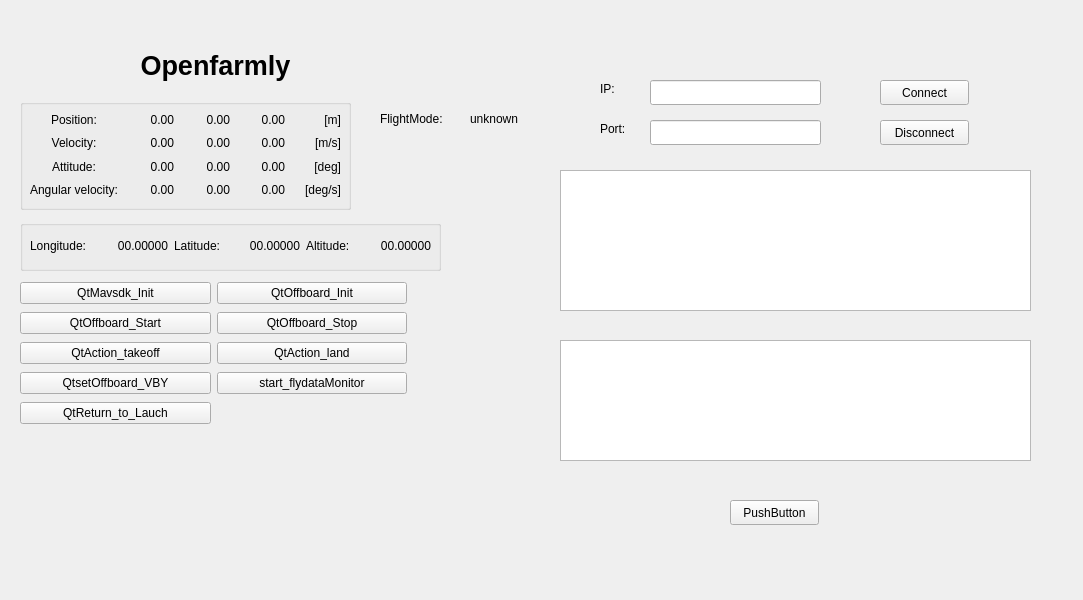
<?xml version="1.0" encoding="UTF-8"?>
<ui version="4.0">
 <class>Widget</class>
 <widget class="QWidget" name="Widget">
  <property name="geometry">
   <rect>
    <x>0</x>
    <y>0</y>
    <width>1083</width>
    <height>600</height>
   </rect>
  </property>
  <property name="windowTitle">
   <string>Widget</string>
  </property>
  <widget class="QPushButton" name="pushButton_Connect">
   <property name="geometry">
    <rect>
     <x>880</x>
     <y>80</y>
     <width>89</width>
     <height>25</height>
    </rect>
   </property>
   <property name="text">
    <string>Connect</string>
   </property>
  </widget>
  <widget class="QPushButton" name="pushButton_Disconnect">
   <property name="geometry">
    <rect>
     <x>880</x>
     <y>120</y>
     <width>89</width>
     <height>25</height>
    </rect>
   </property>
   <property name="text">
    <string>Disconnect</string>
   </property>
  </widget>
  <widget class="QPushButton" name="pushButton_Send">
   <property name="geometry">
    <rect>
     <x>730</x>
     <y>500</y>
     <width>89</width>
     <height>25</height>
    </rect>
   </property>
   <property name="text">
    <string>PushButton</string>
   </property>
  </widget>
  <widget class="QTextEdit" name="textEdit_SendMessage">
   <property name="geometry">
    <rect>
     <x>560</x>
     <y>340</y>
     <width>471</width>
     <height>121</height>
    </rect>
   </property>
  </widget>
  <widget class="QLabel" name="label">
   <property name="geometry">
    <rect>
     <x>600</x>
     <y>80</y>
     <width>67</width>
     <height>17</height>
    </rect>
   </property>
   <property name="text">
    <string>IP:</string>
   </property>
  </widget>
  <widget class="QLabel" name="label_2">
   <property name="geometry">
    <rect>
     <x>600</x>
     <y>120</y>
     <width>67</width>
     <height>17</height>
    </rect>
   </property>
   <property name="text">
    <string>Port:</string>
   </property>
  </widget>
  <widget class="QLineEdit" name="lineEdit_IP">
   <property name="geometry">
    <rect>
     <x>650</x>
     <y>80</y>
     <width>171</width>
     <height>25</height>
    </rect>
   </property>
  </widget>
  <widget class="QLineEdit" name="lineEdit_Port">
   <property name="geometry">
    <rect>
     <x>650</x>
     <y>120</y>
     <width>171</width>
     <height>25</height>
    </rect>
   </property>
  </widget>
  <widget class="QTextEdit" name="textEdit_Historymessage">
   <property name="geometry">
    <rect>
     <x>560</x>
     <y>170</y>
     <width>471</width>
     <height>141</height>
    </rect>
   </property>
  </widget>
  <widget class="QWidget" name="layoutWidget">
   <property name="geometry">
    <rect>
     <x>20</x>
     <y>280</y>
     <width>387</width>
     <height>151</height>
    </rect>
   </property>
   <layout class="QGridLayout" name="gridLayout_3">
    <item row="6" column="0">
     <widget class="QPushButton" name="QtsetOffboard_VBY">
      <property name="text">
       <string>QtsetOffboard_VBY</string>
      </property>
     </widget>
    </item>
    <item row="6" column="1">
     <widget class="QPushButton" name="start_flydataMonitor">
      <property name="text">
       <string>start_flydataMonitor</string>
      </property>
     </widget>
    </item>
    <item row="4" column="0">
     <widget class="QPushButton" name="QtAction_takeoff">
      <property name="text">
       <string>QtAction_takeoff</string>
      </property>
     </widget>
    </item>
    <item row="0" column="0">
     <widget class="QPushButton" name="QtMavsdk_Init">
      <property name="text">
       <string>QtMavsdk_Init</string>
      </property>
     </widget>
    </item>
    <item row="4" column="1">
     <widget class="QPushButton" name="QtAction_land">
      <property name="text">
       <string>QtAction_land</string>
      </property>
     </widget>
    </item>
    <item row="2" column="1">
     <widget class="QPushButton" name="QtOffboard_Stop">
      <property name="text">
       <string>QtOffboard_Stop</string>
      </property>
     </widget>
    </item>
    <item row="2" column="0">
     <widget class="QPushButton" name="QtOffboard_Start">
      <property name="text">
       <string>QtOffboard_Start</string>
      </property>
     </widget>
    </item>
    <item row="0" column="1">
     <widget class="QPushButton" name="QtOffboard_Init">
      <property name="text">
       <string>QtOffboard_Init</string>
      </property>
     </widget>
    </item>
    <item row="7" column="0">
     <widget class="QPushButton" name="QtsetOffboard_VBY_2">
      <property name="text">
       <string>QtReturn_to_Lauch</string>
      </property>
     </widget>
    </item>
   </layout>
  </widget>
  <widget class="QGroupBox" name="groupBox">
   <property name="geometry">
    <rect>
     <x>20</x>
     <y>99</y>
     <width>331</width>
     <height>111</height>
    </rect>
   </property>
   <property name="title">
    <string/>
   </property>
   <widget class="QWidget" name="gridLayoutWidget">
    <property name="geometry">
     <rect>
      <x>10</x>
      <y>10</y>
      <width>311</width>
      <height>91</height>
     </rect>
    </property>
    <layout class="QGridLayout" name="gridLayout" rowstretch="0,0,0,0" columnstretch="0,0,0,0,0">
     <property name="spacing">
      <number>3</number>
     </property>
     <item row="2" column="0">
      <widget class="QLabel" name="label_attitude">
       <property name="font">
        <font>
         <pointsize>9</pointsize>
        </font>
       </property>
       <property name="layoutDirection">
        <enum>Qt::LeftToRight</enum>
       </property>
       <property name="autoFillBackground">
        <bool>false</bool>
       </property>
       <property name="text">
        <string>Attitude:</string>
       </property>
       <property name="textFormat">
        <enum>Qt::AutoText</enum>
       </property>
       <property name="alignment">
        <set>Qt::AlignCenter</set>
       </property>
       <property name="wordWrap">
        <bool>false</bool>
       </property>
      </widget>
     </item>
     <item row="2" column="3">
      <widget class="QLabel" name="label_attitude_z">
       <property name="font">
        <font>
         <pointsize>9</pointsize>
        </font>
       </property>
       <property name="mouseTracking">
        <bool>false</bool>
       </property>
       <property name="text">
        <string>0.00</string>
       </property>
       <property name="alignment">
        <set>Qt::AlignRight|Qt::AlignTrailing|Qt::AlignVCenter</set>
       </property>
      </widget>
     </item>
     <item row="0" column="4">
      <widget class="QLabel" name="label_position_unit">
       <property name="font">
        <font>
         <pointsize>9</pointsize>
        </font>
       </property>
       <property name="mouseTracking">
        <bool>false</bool>
       </property>
       <property name="text">
        <string>[m]</string>
       </property>
       <property name="alignment">
        <set>Qt::AlignRight|Qt::AlignTrailing|Qt::AlignVCenter</set>
       </property>
      </widget>
     </item>
     <item row="1" column="4">
      <widget class="QLabel" name="label_velocity_unit">
       <property name="font">
        <font>
         <pointsize>9</pointsize>
        </font>
       </property>
       <property name="mouseTracking">
        <bool>false</bool>
       </property>
       <property name="text">
        <string>[m/s]</string>
       </property>
       <property name="alignment">
        <set>Qt::AlignRight|Qt::AlignTrailing|Qt::AlignVCenter</set>
       </property>
      </widget>
     </item>
     <item row="1" column="1">
      <widget class="QLabel" name="label_velocity_x">
       <property name="font">
        <font>
         <pointsize>9</pointsize>
        </font>
       </property>
       <property name="mouseTracking">
        <bool>false</bool>
       </property>
       <property name="text">
        <string>0.00</string>
       </property>
       <property name="alignment">
        <set>Qt::AlignRight|Qt::AlignTrailing|Qt::AlignVCenter</set>
       </property>
      </widget>
     </item>
     <item row="2" column="4">
      <widget class="QLabel" name="label_attitude_unit">
       <property name="font">
        <font>
         <pointsize>9</pointsize>
        </font>
       </property>
       <property name="mouseTracking">
        <bool>false</bool>
       </property>
       <property name="text">
        <string>[deg]</string>
       </property>
       <property name="alignment">
        <set>Qt::AlignRight|Qt::AlignTrailing|Qt::AlignVCenter</set>
       </property>
      </widget>
     </item>
     <item row="1" column="0">
      <widget class="QLabel" name="label_velocity">
       <property name="font">
        <font>
         <pointsize>9</pointsize>
        </font>
       </property>
       <property name="layoutDirection">
        <enum>Qt::LeftToRight</enum>
       </property>
       <property name="autoFillBackground">
        <bool>false</bool>
       </property>
       <property name="text">
        <string>Velocity:</string>
       </property>
       <property name="textFormat">
        <enum>Qt::AutoText</enum>
       </property>
       <property name="alignment">
        <set>Qt::AlignCenter</set>
       </property>
       <property name="wordWrap">
        <bool>false</bool>
       </property>
      </widget>
     </item>
     <item row="0" column="0">
      <widget class="QLabel" name="label_position">
       <property name="font">
        <font>
         <pointsize>9</pointsize>
        </font>
       </property>
       <property name="layoutDirection">
        <enum>Qt::LeftToRight</enum>
       </property>
       <property name="autoFillBackground">
        <bool>false</bool>
       </property>
       <property name="text">
        <string>Position:</string>
       </property>
       <property name="textFormat">
        <enum>Qt::AutoText</enum>
       </property>
       <property name="alignment">
        <set>Qt::AlignCenter</set>
       </property>
       <property name="wordWrap">
        <bool>false</bool>
       </property>
      </widget>
     </item>
     <item row="1" column="2">
      <widget class="QLabel" name="label_velocity_y">
       <property name="font">
        <font>
         <pointsize>9</pointsize>
        </font>
       </property>
       <property name="mouseTracking">
        <bool>false</bool>
       </property>
       <property name="text">
        <string>0.00</string>
       </property>
       <property name="alignment">
        <set>Qt::AlignRight|Qt::AlignTrailing|Qt::AlignVCenter</set>
       </property>
      </widget>
     </item>
     <item row="0" column="3">
      <widget class="QLabel" name="label_position_z">
       <property name="font">
        <font>
         <pointsize>9</pointsize>
        </font>
       </property>
       <property name="mouseTracking">
        <bool>false</bool>
       </property>
       <property name="text">
        <string>0.00</string>
       </property>
       <property name="alignment">
        <set>Qt::AlignRight|Qt::AlignTrailing|Qt::AlignVCenter</set>
       </property>
      </widget>
     </item>
     <item row="1" column="3">
      <widget class="QLabel" name="label_velocity_z">
       <property name="font">
        <font>
         <pointsize>9</pointsize>
        </font>
       </property>
       <property name="mouseTracking">
        <bool>false</bool>
       </property>
       <property name="text">
        <string>0.00</string>
       </property>
       <property name="alignment">
        <set>Qt::AlignRight|Qt::AlignTrailing|Qt::AlignVCenter</set>
       </property>
      </widget>
     </item>
     <item row="2" column="2">
      <widget class="QLabel" name="label_attitude_y">
       <property name="font">
        <font>
         <pointsize>9</pointsize>
        </font>
       </property>
       <property name="mouseTracking">
        <bool>false</bool>
       </property>
       <property name="text">
        <string>0.00</string>
       </property>
       <property name="alignment">
        <set>Qt::AlignRight|Qt::AlignTrailing|Qt::AlignVCenter</set>
       </property>
      </widget>
     </item>
     <item row="0" column="2">
      <widget class="QLabel" name="label_position_y">
       <property name="font">
        <font>
         <pointsize>9</pointsize>
        </font>
       </property>
       <property name="mouseTracking">
        <bool>false</bool>
       </property>
       <property name="text">
        <string>0.00</string>
       </property>
       <property name="alignment">
        <set>Qt::AlignRight|Qt::AlignTrailing|Qt::AlignVCenter</set>
       </property>
      </widget>
     </item>
     <item row="0" column="1">
      <widget class="QLabel" name="label_position_x">
       <property name="font">
        <font>
         <pointsize>9</pointsize>
        </font>
       </property>
       <property name="mouseTracking">
        <bool>false</bool>
       </property>
       <property name="text">
        <string>0.00</string>
       </property>
       <property name="alignment">
        <set>Qt::AlignRight|Qt::AlignTrailing|Qt::AlignVCenter</set>
       </property>
      </widget>
     </item>
     <item row="2" column="1">
      <widget class="QLabel" name="label_attitude_x">
       <property name="font">
        <font>
         <pointsize>9</pointsize>
        </font>
       </property>
       <property name="mouseTracking">
        <bool>false</bool>
       </property>
       <property name="text">
        <string>0.00</string>
       </property>
       <property name="alignment">
        <set>Qt::AlignRight|Qt::AlignTrailing|Qt::AlignVCenter</set>
       </property>
      </widget>
     </item>
     <item row="3" column="0">
      <widget class="QLabel" name="label_angularvelocity">
       <property name="font">
        <font>
         <pointsize>9</pointsize>
        </font>
       </property>
       <property name="layoutDirection">
        <enum>Qt::LeftToRight</enum>
       </property>
       <property name="autoFillBackground">
        <bool>false</bool>
       </property>
       <property name="text">
        <string>Angular velocity:</string>
       </property>
       <property name="textFormat">
        <enum>Qt::AutoText</enum>
       </property>
       <property name="alignment">
        <set>Qt::AlignCenter</set>
       </property>
       <property name="wordWrap">
        <bool>false</bool>
       </property>
      </widget>
     </item>
     <item row="3" column="1">
      <widget class="QLabel" name="label_angularvelocity_x">
       <property name="font">
        <font>
         <pointsize>9</pointsize>
        </font>
       </property>
       <property name="mouseTracking">
        <bool>false</bool>
       </property>
       <property name="text">
        <string>0.00</string>
       </property>
       <property name="alignment">
        <set>Qt::AlignRight|Qt::AlignTrailing|Qt::AlignVCenter</set>
       </property>
      </widget>
     </item>
     <item row="3" column="2">
      <widget class="QLabel" name="label_angularvelocity_y">
       <property name="font">
        <font>
         <pointsize>9</pointsize>
        </font>
       </property>
       <property name="mouseTracking">
        <bool>false</bool>
       </property>
       <property name="text">
        <string>0.00</string>
       </property>
       <property name="alignment">
        <set>Qt::AlignRight|Qt::AlignTrailing|Qt::AlignVCenter</set>
       </property>
      </widget>
     </item>
     <item row="3" column="3">
      <widget class="QLabel" name="label_angularvelocity_z">
       <property name="font">
        <font>
         <pointsize>9</pointsize>
        </font>
       </property>
       <property name="mouseTracking">
        <bool>false</bool>
       </property>
       <property name="text">
        <string>0.00</string>
       </property>
       <property name="alignment">
        <set>Qt::AlignRight|Qt::AlignTrailing|Qt::AlignVCenter</set>
       </property>
      </widget>
     </item>
     <item row="3" column="4">
      <widget class="QLabel" name="label_angularvelocity_unit">
       <property name="font">
        <font>
         <pointsize>9</pointsize>
        </font>
       </property>
       <property name="mouseTracking">
        <bool>false</bool>
       </property>
       <property name="text">
        <string>[deg/s]</string>
       </property>
       <property name="alignment">
        <set>Qt::AlignRight|Qt::AlignTrailing|Qt::AlignVCenter</set>
       </property>
      </widget>
     </item>
    </layout>
   </widget>
  </widget>
  <widget class="QLabel" name="FlightMode_value">
   <property name="geometry">
    <rect>
     <x>470</x>
     <y>110</y>
     <width>81</width>
     <height>17</height>
    </rect>
   </property>
   <property name="text">
    <string>unknown</string>
   </property>
  </widget>
  <widget class="QLabel" name="logo_image">
   <property name="geometry">
    <rect>
     <x>30</x>
     <y>40</y>
     <width>81</width>
     <height>61</height>
    </rect>
   </property>
   <property name="text">
    <string/>
   </property>
   <property name="pixmap">
    <pixmap resource="../Openfarmly_Server/res.qrc">:/images/logo.png</pixmap>
   </property>
  </widget>
  <widget class="QGroupBox" name="groupBox_2">
   <property name="geometry">
    <rect>
     <x>20</x>
     <y>220</y>
     <width>421</width>
     <height>51</height>
    </rect>
   </property>
   <property name="title">
    <string/>
   </property>
   <widget class="QWidget" name="gridLayoutWidget_2">
    <property name="geometry">
     <rect>
      <x>10</x>
      <y>10</y>
      <width>401</width>
      <height>31</height>
     </rect>
    </property>
    <layout class="QGridLayout" name="gridLayout_2" columnstretch="0,1,0,1,0,1">
     <property name="leftMargin">
      <number>0</number>
     </property>
     <property name="bottomMargin">
      <number>0</number>
     </property>
     <property name="verticalSpacing">
      <number>6</number>
     </property>
     <item row="0" column="5">
      <widget class="QLabel" name="altitude_value">
       <property name="font">
        <font>
         <pointsize>9</pointsize>
        </font>
       </property>
       <property name="text">
        <string>00.00000</string>
       </property>
       <property name="alignment">
        <set>Qt::AlignRight|Qt::AlignTrailing|Qt::AlignVCenter</set>
       </property>
      </widget>
     </item>
     <item row="0" column="1">
      <widget class="QLabel" name="longitude_value">
       <property name="font">
        <font>
         <pointsize>9</pointsize>
        </font>
       </property>
       <property name="text">
        <string>00.00000</string>
       </property>
       <property name="alignment">
        <set>Qt::AlignRight|Qt::AlignTrailing|Qt::AlignVCenter</set>
       </property>
      </widget>
     </item>
     <item row="0" column="3">
      <widget class="QLabel" name="latitude_value">
       <property name="font">
        <font>
         <pointsize>9</pointsize>
        </font>
       </property>
       <property name="text">
        <string>00.00000</string>
       </property>
       <property name="alignment">
        <set>Qt::AlignRight|Qt::AlignTrailing|Qt::AlignVCenter</set>
       </property>
      </widget>
     </item>
     <item row="0" column="4">
      <widget class="QLabel" name="altitude">
       <property name="font">
        <font>
         <pointsize>9</pointsize>
        </font>
       </property>
       <property name="text">
        <string>Altitude:</string>
       </property>
      </widget>
     </item>
     <item row="0" column="0">
      <widget class="QLabel" name="longitude">
       <property name="font">
        <font>
         <pointsize>9</pointsize>
        </font>
       </property>
       <property name="text">
        <string>Longitude:</string>
       </property>
      </widget>
     </item>
     <item row="0" column="2">
      <widget class="QLabel" name="latitude">
       <property name="font">
        <font>
         <pointsize>9</pointsize>
        </font>
       </property>
       <property name="text">
        <string>Latitude:</string>
       </property>
      </widget>
     </item>
    </layout>
   </widget>
  </widget>
  <widget class="QLabel" name="FlightMode">
   <property name="geometry">
    <rect>
     <x>380</x>
     <y>110</y>
     <width>81</width>
     <height>17</height>
    </rect>
   </property>
   <property name="text">
    <string>FlightMode:</string>
   </property>
  </widget>
  <widget class="QLabel" name="logo_name">
   <property name="geometry">
    <rect>
     <x>120</x>
     <y>40</y>
     <width>191</width>
     <height>51</height>
    </rect>
   </property>
   <property name="text">
    <string>&lt;html&gt;&lt;head/&gt;&lt;body&gt;&lt;p align=&quot;center&quot;&gt;&lt;span style=&quot; font-size:20pt; font-weight:600;&quot;&gt;Openfarmly&lt;/span&gt;&lt;/p&gt;&lt;/body&gt;&lt;/html&gt;</string>
   </property>
  </widget>
 </widget>
 <resources>
  <include location="../Openfarmly_Server/res.qrc"/>
 </resources>
 <connections/>
</ui>
